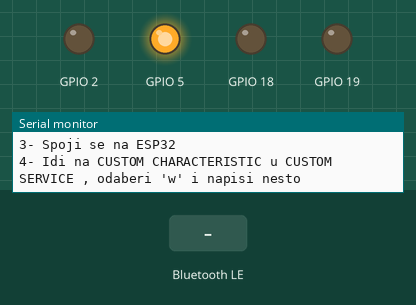
Bench run of a program on a simulated ESP32. On the bench: output pins drawn as LEDs (lit = HIGH), the last lines printed to the serial monitor. Inputs (shaded band) come from the test bench. Nothing arrives over Bluetooth unless stated; a phone connects over Bluetooth LE 3 s after start.

Above: at 1.3 s.
1.4 s: Bluetooth LE write "1" received
At 3.6 s:
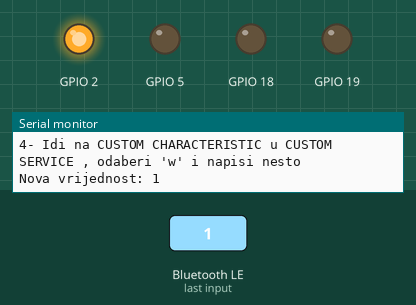
Timing chart, 0 to 5.1 s (numbered marks = the images above; inputs shaded):
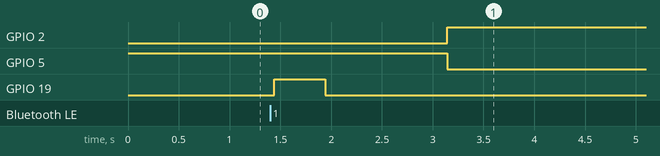

Measured:
- after the input at 1.4 s, GPIO 19: LOW → HIGH at once, → LOW 0.50 s later

The program:

main.cpp
```cpp
#include <Arduino.h>
#include <BLEDevice.h>
#include <BLEServer.h>
#include <BLEUtils.h>


BLECharacteristic *pCharacteristic;
bool deviceConnected = false;
BLEServer *pServer;
int a;


#define SERVICE_UUID        "8dd905df-e461-47a4-b69c-44e8f3f1ce1f"
#define CHARACTERISTIC_UUID "0e6b976b-7ae6-49fd-9d36-f12f5cf9520f"

class MyCallbacks: public BLECharacteristicCallbacks {
    void onWrite(BLECharacteristic *pCharacteristic) {
      std::string value = pCharacteristic->getValue();

      if (value.length() > 0) {
        Serial.print("Nova vrijednost: ");
        for (int i = 0; i < value.length(); i++){
          Serial.print(value[i]);
          a=value[i]%2;
          if(a==0){  //LED3 blinka ako je ascii kod paran
            digitalWrite(18,HIGH);
            delay(500);
            digitalWrite(18,LOW);
            delay(250);
          }
          else{  //LED4 blinka ako je ascii kod neparanparan
            digitalWrite(19,HIGH);
            delay(500);
            digitalWrite(19,LOW);
            delay(250);
          }
        }
        Serial.println();
      }
    }

};

class MyServerCallbacks: public BLEServerCallbacks {
    void onConnect(BLEServer* pServer) {
      deviceConnected = true;
      digitalWrite(5, LOW);
      digitalWrite(2,HIGH);
    };

    void onDisconnect(BLEServer* pServer) {
      deviceConnected = false;
      digitalWrite(2,LOW);
      digitalWrite(5,HIGH);
    }
};

//void BLEScaning(void);

void BLEServerSetup(void){

    Serial.println("\n1- Downloadaj i instaliraj BLE scanner  aplikaciju na mobitel");
    Serial.println("2- Trazi BLE uredaje u aplikaciji");
    Serial.println("3- Spoji se na ESP32");
    Serial.println("4- Idi na CUSTOM CHARACTERISTIC u CUSTOM SERVICE , odaberi 'w' i napisi nesto");


    BLEDevice::init("ESP32");

    // Stvori BLE posluzitelj
    pServer = BLEDevice::createServer();

    pServer->setCallbacks(new MyServerCallbacks());

    // Stvori BLE uslugu
    BLEService *pService = pServer->createService(SERVICE_UUID);

    // Kreiraj BLE karakteristike
    pCharacteristic = pService->createCharacteristic(
                        CHARACTERISTIC_UUID,
                        BLECharacteristic::PROPERTY_READ   |
                        BLECharacteristic::PROPERTY_WRITE
                        );

   pCharacteristic->setCallbacks(new MyCallbacks());
   pCharacteristic->setValue("Bok.");
  // Zapocni uslugu
  pService->start();

  // Zapocni odasiljanje
  BLEAdvertising* pAdvertising = pServer->getAdvertising();
  pAdvertising->start();
}

void setup() {
  Serial.begin(9600);
  pinMode(2,OUTPUT);
  pinMode(5,OUTPUT);
  pinMode(18,OUTPUT);
  pinMode(19,OUTPUT);
  digitalWrite(5,HIGH);

  BLEServerSetup();
}

void loop() {

}
```
